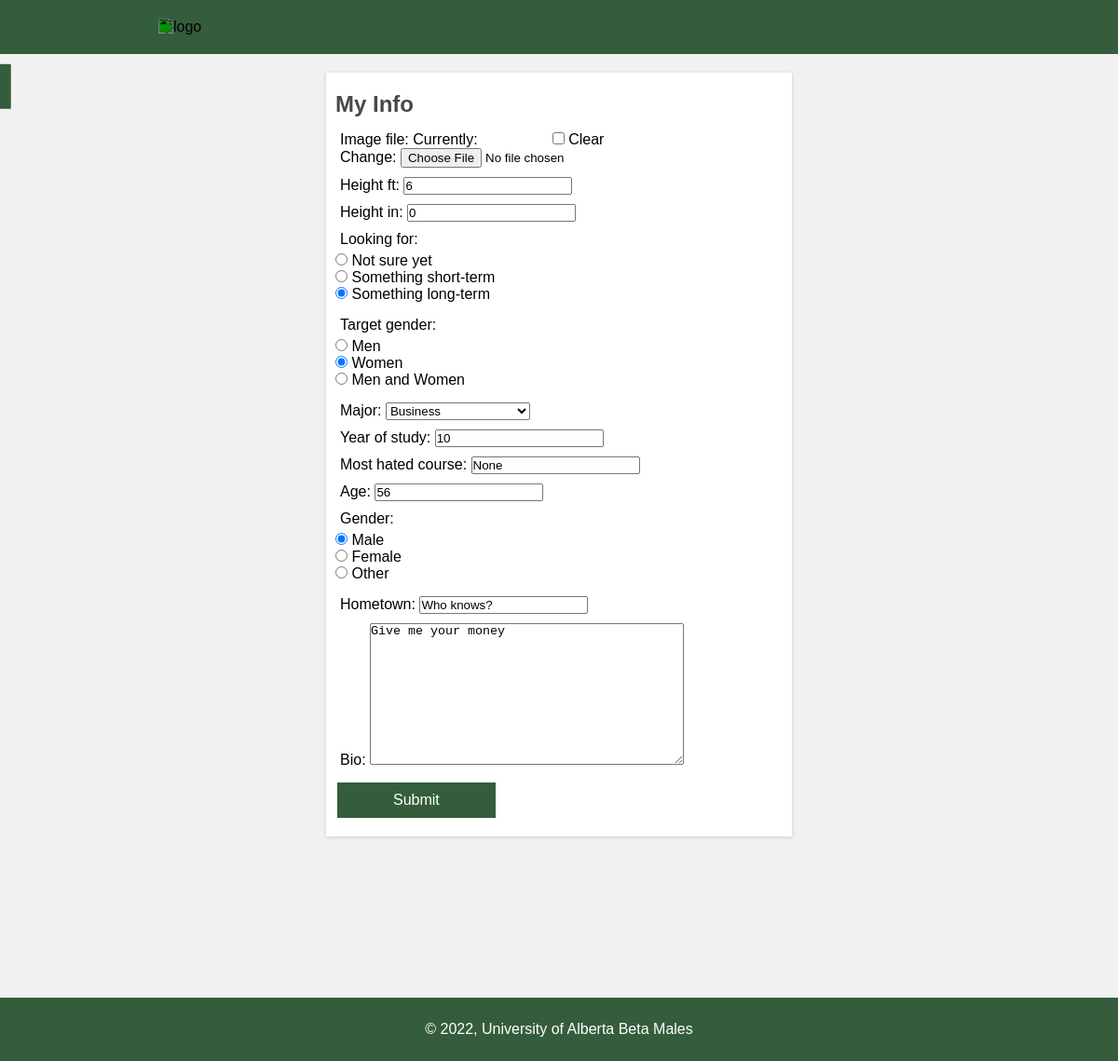
Page /account/edit_info/ (signed in) on the committed database.
### account/models.py (models this page shows, shortened)
class UserInfo(models.Model):
    user = models.OneToOneField(
        to=User,
        on_delete=models.CASCADE,
        )
    image_file = models.ImageField(
        null=True,
        blank=True
        )
    height_ft = models.IntegerField()
    height_in = models.IntegerField()
    looking_for = models.CharField(max_length=40)
    target_gender = models.CharField(max_length=40)
    major = models.CharField(max_length=40)
    year_of_study = models.IntegerField()
    most_hated_course = models.CharField(max_length=40)
    first_name = models.CharField(max_length=40, null=True, blank=True)
    age = models.IntegerField()
    gender = models.CharField(max_length=40)
    hometown = models.CharField(max_length=50)
    bio = models.TextField(max_length=300)

### account/views.py (the view, shortened to what this page needs)
# urls.py: path("account/edit_info/", views.edit_info),
def edit_info(request):
    context = {}
    context["index"] = INDEX_URL
    try:
        user_info = UserInfo.objects.get(user=request.user)
        form = PersonalInfoForm(instance=user_info)
    except:
        form = PersonalInfoForm()
        user_info = None
    context["account_url"] = ACCOUNT_URL
    context["form"] = form
    return render(request, "edit_info.html", context)

### account/templates/edit_info.html (shortened to what this page needs)
<!DOCTYPE html>
<html>
    <head>
    </head>
    <body>
        <header>
            <a href={{index}}>
            <img alt="logo" src="https://logodix.com/logo/1031274.png">
        </header>
        <main>
            <article>
                    <h1>My Info</h1>
                    <p>
                        <form method="post" enctype="multipart/form-data">
                            {{form.as_p}}
                            <submitbutton>
                                <input type="submit" value="Submit" placeholder = "Test">
                            </submitbutton>
                        </form>
                    <p>
            </article>
            <div>
                <button type="submit">
                    <a href={{account_url}}>Account</a>
                </button>
            </div>
        </main>
        <footer>
            <p> &copy; <script>document.write(new Date().getFullYear());</script>, University of Alberta Beta Males</p>
        </footer>
    </body>
</html>

### account/templates/edit_info.html (style rules this page uses)
* { margin: 0; padding: 0; box-sizing: border-box; }
header { text-align: left; background-color: #355d3b; color: #fff; padding: 20px; }
body { font-family: Arial, Helvetica, sans-serif; background-color: #f1f1f1; }
img { margin-left: 150px; height: 40px; width: 170px; object-fit: cover; object-position: 100% 95%; filter: invert(100%) sepia(0%) saturate(2000%) hue-rotate(147deg) brightness(118%) contrast(100%); }
main { text-align: center; margin: auto; padding: 20px 80px; border-radius: 5; min-height: calc(150vh - 50px - 69px); }
article { margin: auto; text-align: left; box-shadow: rgba(0, 0, 0, 0.16) 0px 1px 4px; background-color: #fff; position: absolute; padding: 0px 10px; width: 500px; height: auto; left: 50%; margin-right: -50%; transform: translate(-50%, 0%); }
h1 { color: #484848; padding: 20px 0 0 0; }
a { text-decoration: none; color: #fff; }
input[value = "Submit"] { background-color: #355d3b; border: none; color: #fff; text-align: center; display: inline-block; font-size: 16px; margin: 10px 2px; cursor: pointer; padding: 10px 60px; }
footer { margin: 0; text-align: center; background-color: #355d3b; color: #fff; padding: 20px; width: 100%; bottom: 0; position: fixed; }
button { background-color: #355d3b; border: #000; color: #fff; text-align: center; display: inline-block; font-size: 16px; margin: 10px 2px; cursor: pointer; transform: translate(-533%,-40%); }
button a { display: block; padding: 15px 32px; }
p { padding: 5px; }

### rows in the picture
UserInfo: height_ft "6", height_in "0", looking_for "☐ Not sure yet ☐ Something short-term ☑ Something long-term", target_gender "☐ Men ☑ Women ☐ Men and Women", major "Business", year_of_study "10", most_hated_course "None", age "56", gender "☑ Male ☐ Female ☐ Other", hometown "Who knows?", bio "Give me your money"
